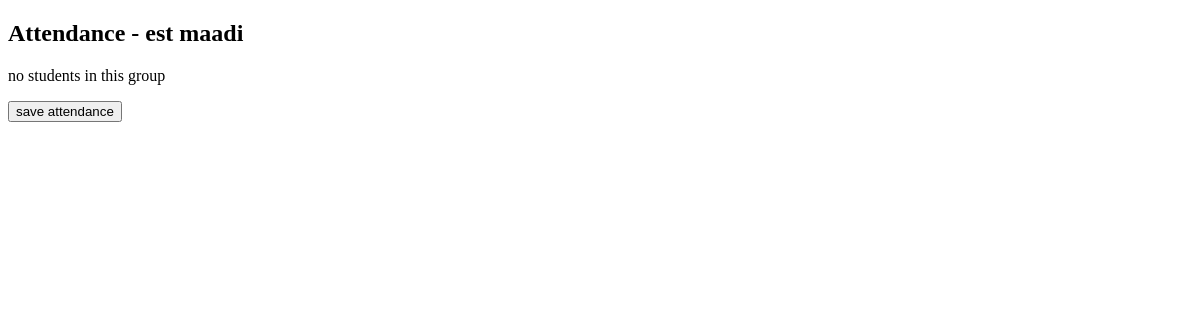
/group/1/attendance, run on an earlier commit of the app's database.
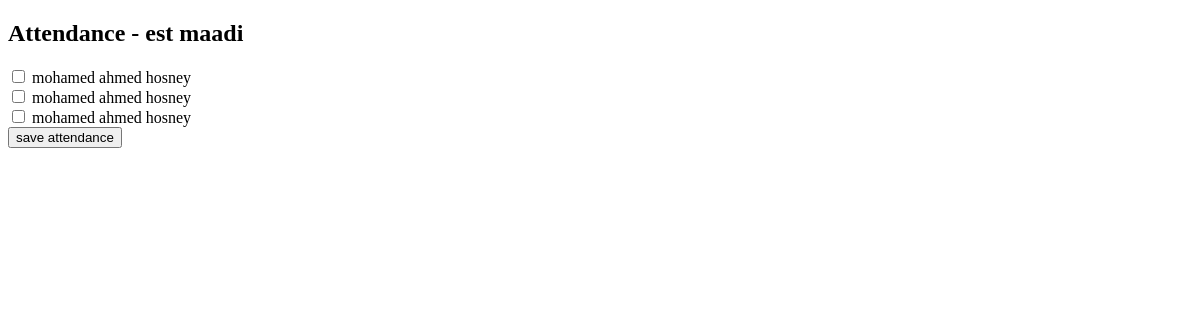
And on a later commit of the database.
### models/student_group.py (models this page shows)
class StuduentsrGoups(db.Model):
    __tablename__ = "student_group"
    student_id = db.Column(db.Integer, db.ForeignKey("student.id"), primary_key=True )
    group_id = db.Column(db.Integer, db.ForeignKey("group.id"), primary_key=True )
    student = db.relationship("Student", backref="student_group")
    group = db.relationship("Groups", backref="student_group")

### models/student.py (models this page shows)
class Student(db.Model):
    __tablename__ = "student"
    id = db.Column(db.Integer, primary_key=True)
    name = db.Column(db.String(50))
    student_num = db.Column(db.String(50))
    parent_num = db.Column(db.String(50))

### routes/attendance.py (the view, shortened to what this page needs)
@attendance.route("/group/<int:group_id>/attendance", methods=["GET", "POST"])
def take_attendance(group_id):
    group = Groups.query.get_or_404(group_id)
    links = StuduentsrGoups.query.filter_by(group_id=group_id).all()
    return render_template("take-attendance.html", group=group, links=links, name="take attendance")

### templates/take-attendance.html
{% extends "base.html"%}
{%block body%}
<section class="recorded-page">
    <div class="recorded-header">
       <h1>Attendance - {{group.name}}</h1>
    </div>
</section>
<section>
    <div class="admin-container">
        <div class="card-admin">
            <form method="post">
                {% for link in links %}
                <div class="input-box">
                    <label>
                        <input type="checkbox" name="present" value="{{link.student_id}}">
                        {{link.student.name}}
                    </label>
                </div>
                {% else %}
                <p>no students in this group</p>
                {% endfor %}
                <div class="submit-btn">
                    <button type="submit">save attendance</button>
                </div>
            </form>
        </div>
    </div>
</section>
{%endblock%}

What changed in the data, as far as the page shows it:
added StuduentsrGoups: student.name "mohamed ahmed hosney"
added StuduentsrGoups: student.name "mohamed ahmed hosney"
added StuduentsrGoups: student.name "mohamed ahmed hosney"
Also different on the page:
text no longer shown: "no students in this group"
